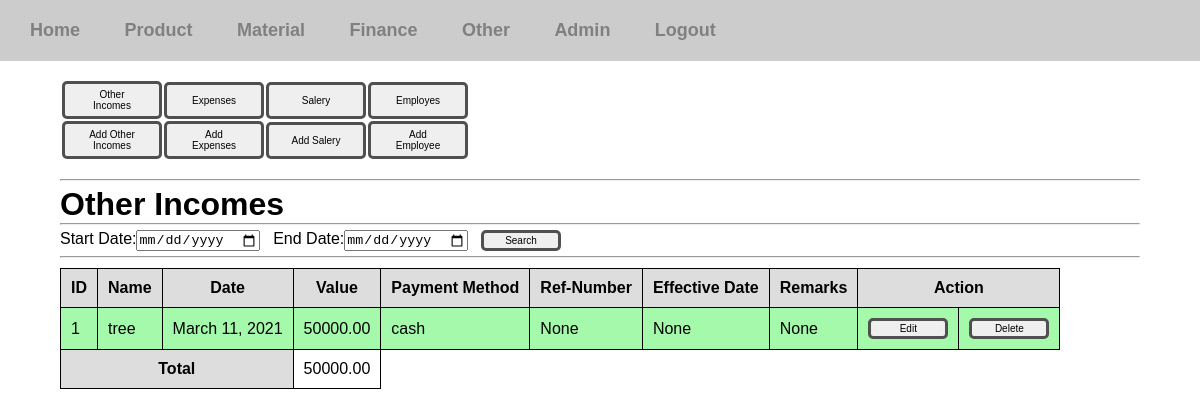
The app's page /inventory-manager/other-incomes/ (signed in) with its own data.
### inventory_manager/models.py (models this page shows, shortened)
class OtherIncome(models.Model):
	account = models.ForeignKey(Bank , null=True, on_delete=models.SET_NULL, blank=True)
	name = models.CharField(max_length=50)
	date = models.DateField()
	payment_method = models.ForeignKey(PaymentMethod, null=True, on_delete=models.SET_NULL)
	ref_num = models.IntegerField(null=True, blank=True)
	eff_date = models.DateField(null=True, blank=True)
	amount = models.DecimalField(max_digits=15, decimal_places=2)
	paid = models.BooleanField(default=False, null=True, blank=True)
	remarks = models.CharField(max_length=500, null=True, blank=True)

### finance_manager/models.py (models this page shows)
class PaymentMethod(models.Model):
	name = models.CharField(max_length=50)
	def __str__(self):
		return self.name

### inventory_manager/views/other.py (the view)
# urls.py: path('other-incomes/', other.view_otherincomes, name='view-otherincome'),
@login_required(login_url='/login')
def view_otherincomes(request):
	if request.method == 'POST':
		start_date = request.POST['start_date']
		end_date = request.POST['end_date']
		recodes = None
		if start_date == '' or end_date == '':
			recodes = OtherIncome.objects.all().order_by('-id')
		else:
			recodes = OtherIncome.objects.filter(date__range=[start_date,end_date]).order_by('-id')
		total = calc_total(recodes)
		return render(request,'inventory_manager/other/other_income.html', {'recodes':recodes, 'total':total})
	else:
		recodes = OtherIncome.objects.all().order_by('-id')
		total = calc_total(recodes)
		return render(request,'inventory_manager/other/other_income.html', {'recodes':recodes, 'total':total})

### inventory_manager/views/other.py (called while the page is built)
def calc_total(data):
	total = 0
	for element in data:
		total += element.amount
	return total

### templates/inventory_manager/other/other_income.html (shortened to what this page needs)
{% extends 'inventory_manager/other.html' %}
{% block contentblock %}
	<h1>Other Incomes</h1>
	<hr>
	<div class="search-form">
		<form action="" method="POST">
			<label for="start-date">Start Date:</label><input type="date" name="start_date"> &nbsp;
			<label for="end-date">End Date:</label><input type="date" name="end_date"> &nbsp;
			<input type="submit" value="Search" class="btn btn-sm">
		</form>
	</div>
	<hr>
	{% if recodes %}
		<div class="table-div">
			<table class="view-table">
			<tr>
				<th>ID</th>
				<th>Name</th>
			    <th>Date</th>
			    <th>Value</th>
			    <th>Payment Method</th>
			    <th>Ref-Number</th>
			    <th>Effective Date</th>
			    <th>Remarks</th>
			    <th colspan="2">Action</th>
			</tr>
			{% for recode in recodes %}
				<tr class="paid-{{ recode.paid }}">
					<td>{{recode.id}}</td>
					<td>{{recode.name}}</td>
					<td>{{recode.date}}</td>
					<td>{{recode.amount}}</td>
					<td>{{recode.payment_method}}</td>
					<td>{{recode.ref_num}}</td>
					<td>{{recode.eff_date}}</td>
					<td>{{recode.remarks}}</td>
					<td><a href="{% url 'update-otherincome' recode.id %}"><button class="btn btn-sm">Edit</button></a></td>
					<td>
						<form action="{% url 'delete-otherincome' recode.id %}" method="POST">
							<input type="submit" value="Delete" class="btn btn-sm"/>
						</form>
					</td>
				</tr>
			{% endfor %}
			<tr>
				<th colspan="3">Total</th>
				<td class="amount">{{ total }}</td>
			</tr>
		</table>
		</div>
	{% else %}
		<p>There are no recodes.</p>
	{% endif %}
{% endblock %}

### static/css/styles.css (style rules this page uses)
* { margin: 0; padding: 0; box-sizing: border-box; }
body { font-family: sans-serif; }
a { text-decoration: none; color: gray; }
form select,input,label { display: block; }
.body-content h1 { margin-top: 5px; }
.form-content input,select,label { display: block; margin-top: 10px;margin-bottom: 5px; }
.search-form { padding-top: 5px; padding-bottom: 5px; }
.search-form input,select,label { display: inline; }
.btn { padding: 5px 15px; border: 3px solid #505050; border-radius: 5px; width: 100px; font-size: 10px; }
.btn-sm { padding: 2px; width: 80px; }
.paid-True { background: #a5f9ab; }
.amount { text-align: right; }

### static/css/tables.css (style rules this page uses)
.view-table { margin: 10px 0px; border-collapse: collapse; }
.view-table th { background: #ddd; }
.view-table td,th { padding: 10px; border:1px solid black; }

### records on screen
OtherIncome: id "1", name "tree", date "March 11, 2021", amount "50000.00", payment_method "cash", ref_num "None", eff_date "None", remarks "None"

### other values on screen
{{ total }} "50000.00"
